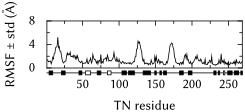

Generate this figure with Python:
#!/usr/bin/env python3

# We create a PyX 2D graph, plot RMSF along sequence, and add an overview of the
# secondary structure below the graph; alpha helices are stroked (white
# rectangles), beta strands are filled (black rectangles).

from pyx import *
from pyx.graph import graphxy, axis, data
from pyx.graph.axis import parter, texter

from pyxcandy import (read_dat, ssdata, ssplot)

text.set(cls=text.LatexRunner, texenc='utf-8')
text.preamble(r'\usepackage[utf8]{inputenc}')
text.preamble(r'\usepackage{textgreek}')
text.preamble(r'\usepackage{fixltx2e}')
text.preamble(r'\usepackage{libertine}')
text.preamble(r'\renewcommand{\familydefault}{\sfdefault}')
text.preamble(r'\usepackage{sansmath}')

g = graph.graphxy(
    width = 5.0,
    height = 1.2,
    x = axis.linear(
        min = 1,
        max = 269,
        texter = texter.decimal(labelattrs=[text.clearmathmode]),
        title = "TN residue"
    ),
    y = axis.linear(
        min = 0.0,
        parter = parter.linear(tickdists=[4.0,2.0]),
        max = 8.0,
        texter = texter.decimal(labelattrs=[text.clearmathmode]),
        title = r"RMSF ± std (Å)"
    )
)

resid, rmsf_mean, rmsf_std = read_dat("rmsf.dat", [int, float, float])

g.plot(
    data.values(x=resid, y=rmsf_mean),
    [graph.style.line()]
)

ss = [line.strip() for line in open("ss.dat")]

ssplot(g, ssdata(ss))

g.writePDFfile("graph")
